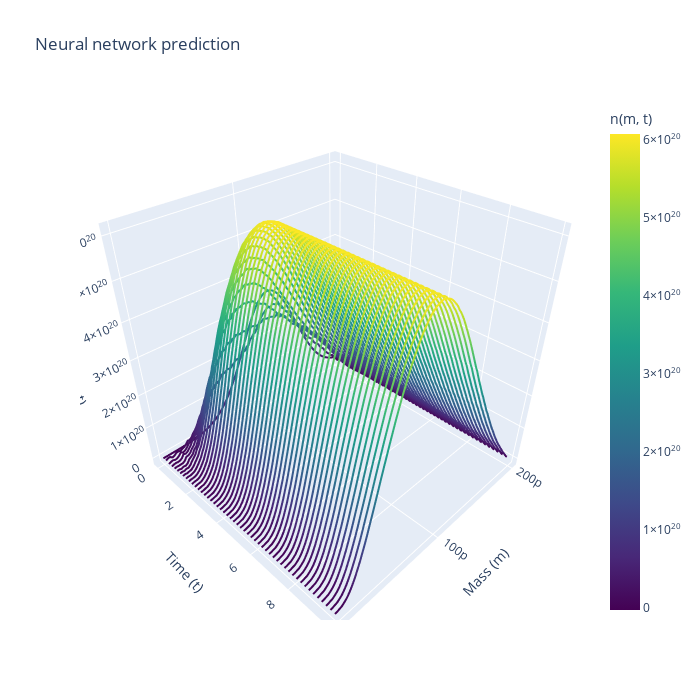

The notebook cell this image was saved under:
### Code cell
#prediction step
n0=Dataset_validation[0]["n"][:,0]
S0=Dataset_validation[0]["initial_substrate"]
N_nn,S_nn = rollout(model=model, n0=n0, s0=S0, steps=T-1, n_max=n_max, S_max=S_max,return_numpy=True)

plot_spaghetti(m=m,t=torch.linspace(0,10,T),N=N_nn,title="Neural network prediction")
biomass_nn  = (N_nn  * m.numpy()[:,None]).sum(axis=0) * delta_m.numpy()
plt.plot(t_eval,biomass_nn,label="Neural Network Biomass")
plt.plot(t_eval,S_nn,label="Neural Network Substrate")
